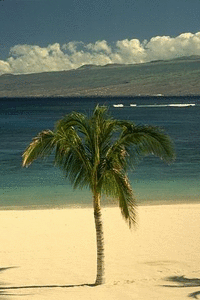
//> input picture computer-vision/algorithm1/pic/beach.ppm, 200 x 300 px
$ ./main 2 2 100 ../pic/beach.ppm ../pic/source.jpeg   (built with g++ and OpenCV 4)
//> lines starting //> are read from the running program, lines starting //| are printed output that depends on the picture
#include <opencv2/opencv.hpp>
#include <iostream>
using namespace std;
using namespace cv;

double square(double x)
{
    return x * x;
}

double diff(const Mat& src, int x1, int y1, int x2, int y2)
{
    double sum = 0;
    for (int t = 0; t < 3; ++t) {
        sum += square(src.at<Vec3b>(x1, y1)[t] - src.at<Vec3b>(x2, y2)[t]);
    }
    return sqrt(sum);
}
void normalize(vector<double> &mask)
{
    int len = mask.size();
    double sum = 0;
    for (int i = 1; i < len; ++i) {
        sum += fabs(mask[i]);
    }
    sum = sum*2 + fabs(mask[0]);
    for (int i = 0; i < len; ++i) {
        mask[i] /= sum;
    }
}

vector<double> make_fgauss(double sigma)
{
    sigma = max(sigma, 0.01);
    int len = (int) ceil(sigma * 4) + 1;
    vector<double> mask(len);
    for (int i = 0; i < len; ++i) {
        mask[i] = exp(-0.5*square(i/sigma));
    }
    return mask;
}

void convolve(Mat *src, Mat *dst, vector<double> mask)
{
    int len = mask.size();
    for (int t = 0; t < 3; ++t) {
        for (int y = 0; y < src->rows; ++y)
            for (int x = 0; x < src->cols; ++x) {
                double sum = mask[0] * src->at<Vec3b>(x, y)[t];
                for (int i = 1; i < len; ++i) {
                    sum += mask[i] * (src->at<Vec3b>(max(x-i, 0), y)[t] + src->at<Vec3b>(min(x+i, src->cols-1), y)[t]);
                }
                dst->at<Vec3b>(y, x) = sum;
            }
    }
}

Mat smooth(Mat src, double sigma)
{
    vector<double> mask = make_fgauss(sigma);
    normalize(mask);
    Mat *tmp = new Mat(src.cols, src.rows, 0);
    Mat *res = new Mat(src.rows, src.cols, 0);
    convolve(&src, tmp, mask);
    convolve(tmp, res, mask);
    return *res;
}

struct EDGE {
    int a, b;
    double w;
    EDGE(){}
    EDGE(int a, int b, int w) : a(a), b(b), w(w) {}
    bool operator < (const EDGE &b) const {
        return w < b.w;
    }
};

class universe
{
private:
    int *fa;
    int *size;
public:
    int find(int x)
    {
        if (x == fa[x]) return x;
        return fa[x] = find(fa[x]);
    }
    void join(int a, int b)
    {
        a = find(a);
        b = find(b);
        size[b] += a;
        this->fa[a] = b;
    }
    int get_size(int x)
    {
        return size[this->find(x)];
    }
    universe(int _size)
    {
        size = new int[_size];
        fa = new int[_size];
        for (int i = 0; i < _size; ++i) {
            fa[i] = i;
            size[i] = 1;
        }

    }
    ~universe() {
        delete [] this->fa;
        delete [] this->size;
    }

};
#define THRESHOLD(size, c) (c/size)

universe * segment_graph(int n, vector<EDGE> &edges, double c)
{
    sort(edges.begin(), edges.end());
    universe *ufs = new universe(n);

    double *threshold = new double[n];
    for (int i = 0; i < n; ++i) {
        threshold[i] = THRESHOLD(1, c);
    }
    for (auto it : edges) {
        int a = ufs->find(it.a);
        int b = ufs->find(it.b);
        if (a != b) {
            if (it.w <= threshold[a] && it.w <= threshold[b]) {
                ufs->join(a, b);
                a = ufs->find(a);
                threshold[a] = it.w + THRESHOLD(ufs->get_size(a), c);
            }
        }
    }
    //for (int i = 0; i < n; ++i) printf("%d ", ufs->find(i));
    return ufs;
}

int colors[11111111][3];

Mat segment_image(Mat src, double sigma, double k, int min_size)
{
    int rows = src.rows;
    int cols = src.cols;

    src = smooth(src, sigma);
    vector<EDGE> edges;
    for (int x = 0; x < src.rows; ++x)
        for (int y = 0; y < src.cols; ++y) {
            if (x+1 < src.rows) {
                edges.push_back(EDGE(x * src.cols + y, (x+1) * src.cols + y, diff(src, x, y, x+1, y)));
            }
            if (y+1 < src.cols) {
                edges.push_back(EDGE(x * src.cols + y, x * src.cols+y+1, diff(src, x, y, x, y+1)));
            }
            if (x+1 < src.rows && y+1 < src.cols) {
                edges.push_back(EDGE(x * src.cols + y, (x+1) * src.cols+y+1, diff(src, x, y, x+1, y+1)));
            }
            if (x+1 < src.rows && y > 0) {
                edges.push_back(EDGE(x * src.cols + y, (x+1) * src.cols+y-1, diff(src, x, y, x+1, y-1)));
            }
        }
    printf("%u\n", edges.size());
    universe *ufs = segment_graph(src.cols * src.rows, edges, k);
    for (auto it : edges) {
        int a = ufs->find(it.a);
        int b = ufs->find(it.b);
        if (a != b && (ufs->get_size(a) < min_size || ufs->get_size(b) < min_size)) {
            ufs->join(a, b);
        }
    }

    for (int i = 0; i < src.cols * src.rows; ++i) {
        for (int t = 0; t < 3; ++t) {
            colors[i][t] = random() % 256;
        }
    }
    Mat res = src;
    for (int x = 0; x < src.rows; ++x)
        for (int y = 0; y < src.cols; ++y) {
            int comp = ufs->find(x * src.cols + y);
            //printf("%d\n", comp);
            for (int t = 0; t < 3; ++t)
                res.at<Vec3b>(x, y)[t] = colors[comp][t];
        }
    return res;
}

int main(int argc, char** argv)
{
    if (argc != 6) {
        fprintf(stderr, "usage: %s sigma k min input(ppm) output(ppm)\n", argv[0]);
        return 1;
    }

    srand(time(0));

    double sigma = atof(argv[1]);
    double k = atof(argv[2]);
    int min_size = atoi(argv[3]);
    Mat src = imread(argv[4]);
//> src is the input picture: 300 rows x 200 cols, CV_8UC3; mean B, G, R 105, 133.3, 129.5

    Mat res = segment_image(src, sigma, k, min_size);
//> after the loop in convolve, `for (int t = 0; t < 3; ++t)`:
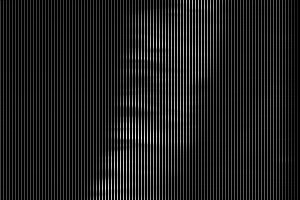
//> dst: 200 rows x 300 cols, CV_8UC1; min 0, max 239, mean 31.8
//> after the loop in convolve (call 2), `for (int t = 0; t < 3; ++t)`: dst: 300 rows x 200 cols, CV_8UC1; every value is 0
//> after the loop in segment_image, `for (int x = 0; x < src.rows; ++x)`: edges = 238502 items
//| 238502
//> the loop in segment_graph, `for (auto it : edges)` made 238502 passes
//> (it.a, a, it.b, b, a in join, b in join) on passes 2, 4, 17, 31, 32, 60: (39897, 40098, 40098, 40098, 39897, 40098), (39898, 40096, 40098, 40096, 39898, 40096), (39901, 39902, 39902, 39902, 40101, 39902), (39893, 40092, 40092, 40092, 39893, 40092), (39890, 39891, 39891, 39891, 39890, 39891), (39915, 40114, 40114, 40114, 39915, 40114)
//> (a, it.b, b, a in join, b in join) on passes 3, 5, 6, 7, 9, 10: (40096, 40096, 40096, 40098, 40096), (39899, 39899, 39899, 40096, 39899), (40099, 40099, 40099, 39899, 40099), (40097, 40097, 40097, 40099, 40097), (39900, 39900, 39900, 40097, 39900), (40100, 40100, 40100, 39900, 40100)
//> after the loop in segment_graph, `for (auto it : edges)`: c = 2
//> the loop in segment_image, `for (auto it : edges)` made 238502 passes
//> it.b on passes 3, 5, 6: 40096, 39899, 40099

    imshow("haha", res);
    waitKey(0);

    return 0;
}
